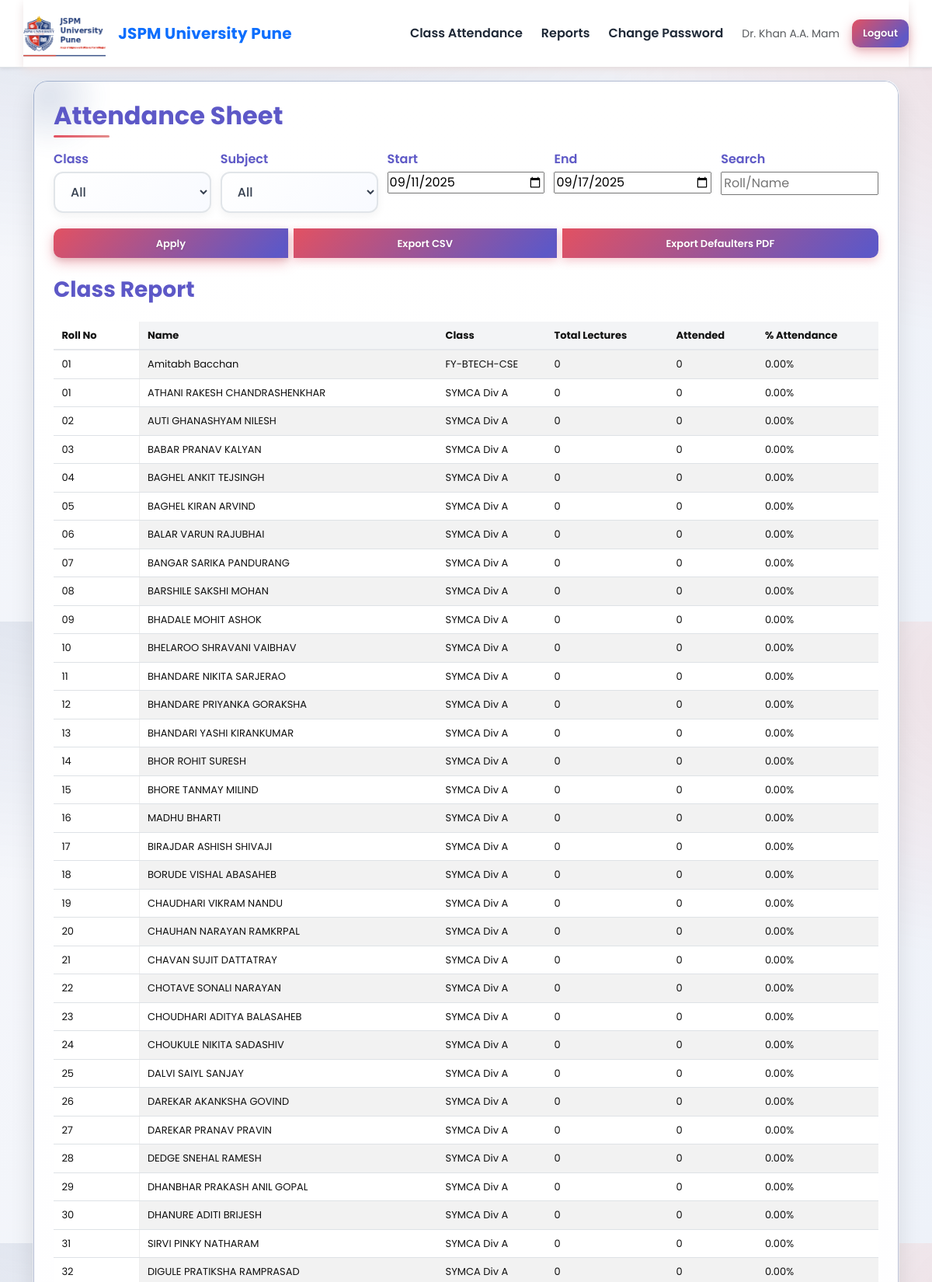
Page /sheet (signed in, upper part) on the committed database.
### tables this page shows
CREATE TABLE students (
	student_id INTEGER PRIMARY KEY AUTOINCREMENT,
	roll_no TEXT NOT NULL UNIQUE,
	name TEXT NOT NULL,
	class TEXT NOT NULL,
	semester INTEGER NOT NULL,
	password_hash TEXT NOT NULL
, prn TEXT);

### app.py (the view)
@app.route('/sheet')
def sheet_reports():
	db = get_db()
	class_name = request.args.get('class')
	subject = request.args.get('subject')
	search = request.args.get('search', '').strip()
	end = request.args.get('end')
	start = request.args.get('start')
	if not start or not end:
		end_date = datetime.now().date()
		start_date = end_date - timedelta(days=6)
		start = start_date.strftime('%Y-%m-%d')
		end = end_date.strftime('%Y-%m-%d')
	classes = [r['class'] for r in get_db().execute('SELECT DISTINCT class FROM students').fetchall()]
	subjects = [r['subject'] for r in get_db().execute('SELECT DISTINCT subject FROM teacher_assignments').fetchall()]
	query = 'SELECT * FROM students WHERE 1=1'
	params = []
	if class_name:
		query += ' AND class = ?'
		params.append(class_name)
	if search:
		query += ' AND (roll_no LIKE ? OR name LIKE ?)'
		params.extend([f'%{search}%', f'%{search}%'])
	query += ' ORDER BY roll_no'
	students = db.execute(query, params).fetchall()
	report = []
	for s in students:
		rows = db.execute('SELECT status FROM attendance WHERE student_id = ? AND date BETWEEN ? AND ?' + (' AND subject = ?' if subject else ''),
						 ([s['student_id'], start, end] + ([subject] if subject else []))).fetchall()
		total = len(rows)
		attended = sum(1 for r in rows if r['status'] == 'Present')
		percent = (attended / total * 100) if total > 0 else 0.0
		report.append({'roll_no': s['roll_no'], 'name': s['name'], 'class': s['class'], 'total': total, 'attended': attended, 'percent': round(percent, 2)})
	defaulters = [r for r in report if r['percent'] < 75.0]
	return render_template('admin_reports.html', report=report, defaulters=defaulters, classes=classes, subjects=subjects, class_name=class_name, subject=subject, search=search, start=start, end=end, page_title='Attendance Sheet', is_sheet=True)

### app.py (called while the page is built)
def short_roll(roll: str) -> str:
	if not roll:
		return ''
	m = re.search(r'(\d{2})$', str(roll))
	return m.group(1) if m else str(roll)[-2:]

def get_db():
	if 'db' not in g:
		g.db = sqlite3.connect(DATABASE)
		g.db.row_factory = sqlite3.Row
		g.db.execute('PRAGMA foreign_keys = ON')
	return g.db

### templates/admin_reports.html (shortened to what this page needs)
{% extends 'base.html' %}
{% block content %}
<section class="card">
	<h2>{{ page_title or 'Admin Reports' }}</h2>
	<form method="get" class="filters" action="{{ url_for('sheet_reports') if is_sheet else url_for('admin_reports') }}">
		<label>Class
			<select name="class">
				<option value="">All</option>
			</select>
		</label>
		<label>Subject
			<select name="subject">
				<option value="">All</option>
			</select>
		</label>
		<label>Start <input type="date" name="start" value="{{ start }}" /></label>
		<label>End <input type="date" name="end" value="{{ end }}" /></label>
		<label>Search <input type="text" name="search" value="{{ search }}" placeholder="Roll/Name" /></label>
		<div class="btn-group">
			<button type="submit" class="btn btn-sm">Apply</button>
			{% if is_sheet %}
				<a class="btn btn-export-csv" href="{{ url_for('sheet_export_csv', class=class_name, subject=subject, start=start, end=end) }}">Export CSV</a>
				<a class="btn btn-export-pdf" href="{{ url_for('sheet_export_pdf', start=start, end=end) }}">Export Defaulters PDF</a>
			{% endif %}
		</div>
	</form>
	<h3>Class Report</h3>
	<div class="table-responsive">
	<table class="table table-striped table-hover table-sticky-first">
		<thead>
			<tr>
				<th class="col-roll">Roll No</th>
				<th class="col-name">Name</th>
				<th class="col-class">Class</th>
				<th>Total Lectures</th>
				<th>Attended</th>
				<th>% Attendance</th>
			</tr>
		</thead>
		<tbody>
			{% for r in report %}
			<tr class="{% if r.percent < 50 %}danger-strong{% elif r.percent < 75 %}warn{% endif %}">
				<td class="col-roll">{{ r.roll_no|short_roll }}</td>
				<td class="col-name">{{ r.name }}</td>
				<td class="col-class">{{ r.class }}</td>
				<td>{{ r.total }}</td>
				<td>{{ r.attended }}</td>
				<td>{{ '%.2f'|format(r.percent) }}%</td>
			</tr>
			{% endfor %}
		</tbody>
	</table>
	</div>
</section>
{% endblock %}

### rows in the picture
students: roll_no|short_roll "01", name "Amitabh Bacchan", class "FY-BTECH-CSE", total "0", attended "0", percent "0.00"
students: roll_no|short_roll "01", name "ATHANI RAKESH CHANDRASHENKHAR", class "SYMCA Div A", total "0", attended "0", percent "0.00"
students: roll_no|short_roll "02", name "AUTI GHANASHYAM NILESH", class "SYMCA Div A", total "0", attended "0", percent "0.00"
students: roll_no|short_roll "03", name "BABAR PRANAV KALYAN", class "SYMCA Div A", total "0", attended "0", percent "0.00"
students: roll_no|short_roll "04", name "BAGHEL ANKIT TEJSINGH", class "SYMCA Div A", total "0", attended "0", percent "0.00"
students: roll_no|short_roll "05", name "BAGHEL KIRAN ARVIND", class "SYMCA Div A", total "0", attended "0", percent "0.00"
students: roll_no|short_roll "06", name "BALAR VARUN RAJUBHAI", class "SYMCA Div A", total "0", attended "0", percent "0.00"
students: roll_no|short_roll "07", name "BANGAR SARIKA PANDURANG", class "SYMCA Div A", total "0", attended "0", percent "0.00"
students: roll_no|short_roll "08", name "BARSHILE SAKSHI MOHAN", class "SYMCA Div A", total "0", attended "0", percent "0.00"
students: roll_no|short_roll "09", name "BHADALE MOHIT ASHOK", class "SYMCA Div A", total "0", attended "0", percent "0.00"
students: roll_no|short_roll "10", name "BHELAROO SHRAVANI VAIBHAV", class "SYMCA Div A", total "0", attended "0", percent "0.00"
students: roll_no|short_roll "11", name "BHANDARE NIKITA SARJERAO", class "SYMCA Div A", total "0", attended "0", percent "0.00"
students: roll_no|short_roll "12", name "BHANDARE PRIYANKA GORAKSHA", class "SYMCA Div A", total "0", attended "0", percent "0.00"
students: roll_no|short_roll "13", name "BHANDARI YASHI KIRANKUMAR", class "SYMCA Div A", total "0", attended "0", percent "0.00"
students: roll_no|short_roll "14", name "BHOR ROHIT SURESH", class "SYMCA Div A", total "0", attended "0", percent "0.00"
students: roll_no|short_roll "15", name "BHORE TANMAY MILIND", class "SYMCA Div A", total "0", attended "0", percent "0.00"
students: roll_no|short_roll "16", name "MADHU BHARTI", class "SYMCA Div A", total "0", attended "0", percent "0.00"
students: roll_no|short_roll "17", name "BIRAJDAR ASHISH SHIVAJI", class "SYMCA Div A", total "0", attended "0", percent "0.00"
students: roll_no|short_roll "18", name "BORUDE VISHAL ABASAHEB", class "SYMCA Div A", total "0", attended "0", percent "0.00"
students: roll_no|short_roll "19", name "CHAUDHARI VIKRAM NANDU", class "SYMCA Div A", total "0", attended "0", percent "0.00"
students: roll_no|short_roll "20", name "CHAUHAN NARAYAN RAMKRPAL", class "SYMCA Div A", total "0", attended "0", percent "0.00"
students: roll_no|short_roll "21", name "CHAVAN SUJIT DATTATRAY", class "SYMCA Div A", total "0", attended "0", percent "0.00"
students: roll_no|short_roll "22", name "CHOTAVE SONALI NARAYAN", class "SYMCA Div A", total "0", attended "0", percent "0.00"
students: roll_no|short_roll "23", name "CHOUDHARI ADITYA BALASAHEB", class "SYMCA Div A", total "0", attended "0", percent "0.00"
students: roll_no|short_roll "24", name "CHOUKULE NIKITA SADASHIV", class "SYMCA Div A", total "0", attended "0", percent "0.00"
students: roll_no|short_roll "25", name "DALVI SAIYL SANJAY", class "SYMCA Div A", total "0", attended "0", percent "0.00"
students: roll_no|short_roll "26", name "DAREKAR AKANKSHA GOVIND", class "SYMCA Div A", total "0", attended "0", percent "0.00"
students: roll_no|short_roll "27", name "DAREKAR PRANAV PRAVIN", class "SYMCA Div A", total "0", attended "0", percent "0.00"
students: roll_no|short_roll "28", name "DEDGE SNEHAL RAMESH", class "SYMCA Div A", total "0", attended "0", percent "0.00"
students: roll_no|short_roll "29", name "DHANBHAR PRAKASH ANIL GOPAL", class "SYMCA Div A", total "0", attended "0", percent "0.00"
students: roll_no|short_roll "30", name "DHANURE ADITI BRIJESH", class "SYMCA Div A", total "0", attended "0", percent "0.00"
students: roll_no|short_roll "31", name "SIRVI PINKY NATHARAM", class "SYMCA Div A", total "0", attended "0", percent "0.00"
students: roll_no|short_roll "32", name "DIGULE PRATIKSHA RAMPRASAD", class "SYMCA Div A", total "0", attended "0", percent "0.00"

### other values in the picture
{{ session['user']['name'] }} "Dr. Khan A.A. Mam"
{{ page_title or 'Admin Reports' }} "Attendance Sheet"
